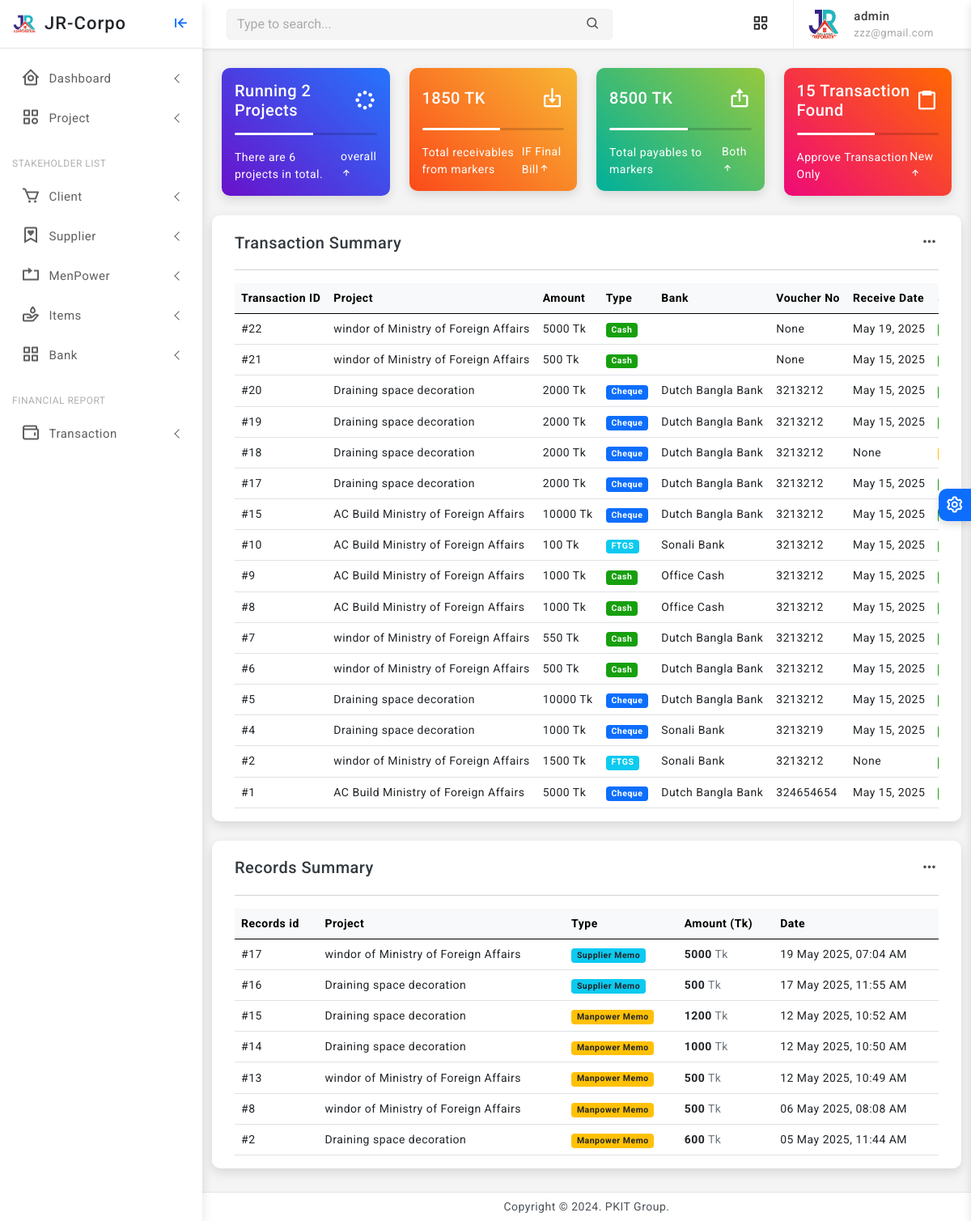
Page / (signed in) on the earlier database version.
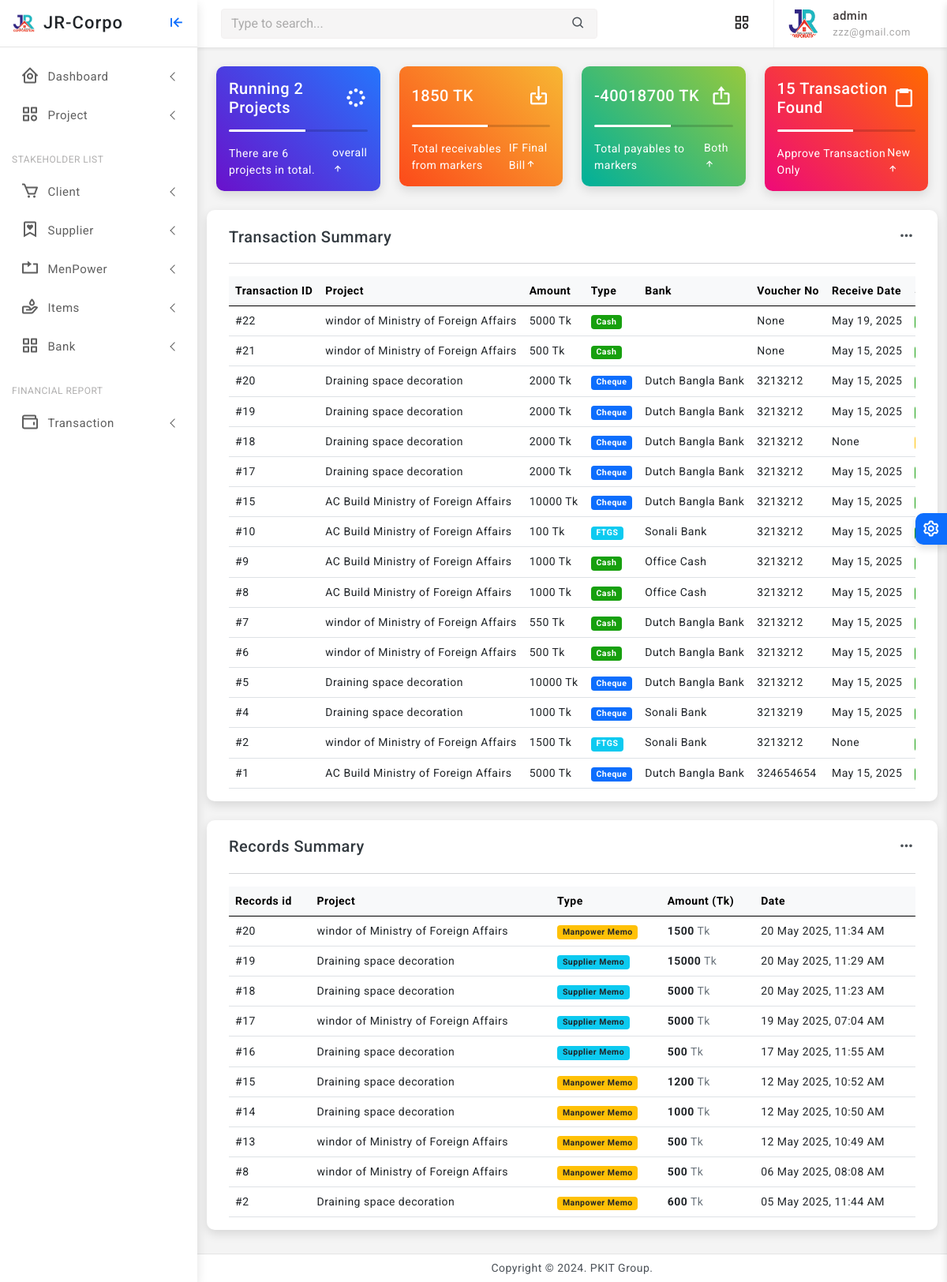
Same page on the later database version.
### finance/models.py (models this page shows, shortened)
class Transaction(models.Model):
    TYPE_CHOICES = [
        ('CASH', 'Cash'),
        ('CHEQUE', 'Cheque'),
        ('FTGS', 'FTGS'),
        ('OTHER', 'Other'),
    ]
    STATUS_CHOICES = [
        ('PENDING', 'Pending'),
        ('APPROVED', 'Approved'),
        ('CANCELLED', 'Cancelled'),
    ]
    project = models.ForeignKey('core.Project', on_delete=models.CASCADE, related_name='transactions')
    amount = models.PositiveIntegerField(help_text="Maximum allowed is 10,000,000 TK")
    type = models.CharField(max_length=10, choices=TYPE_CHOICES)
    bank = models.ForeignKey('Bank', on_delete=models.SET_NULL, null=True, blank=True, help_text="Only fill this if payment is not Cash.")
    voucher_no = models.CharField(max_length=100, null=True, blank=True,  help_text="Only fill this if payment is not Cash.")
    voucher_date = models.DateField(null=True, blank=True, help_text="Example: 2025-12-31")
    receive_date = models.DateField(null=True, blank=True)
    status = models.CharField(max_length=10, choices=STATUS_CHOICES, default='PENDING')
    company_account = models.ForeignKey('BankAccount', on_delete=models.PROTECT)
    created_at = models.DateTimeField(auto_now_add=True, help_text="Transaction creation timestamp")
    updated_at = models.DateTimeField(auto_now=True, help_text="Transaction last updated")
    class Meta:
        verbose_name = "Transaction"
        verbose_name_plural = "Transactions"
        ordering = ['-voucher_date']

class Bank(models.Model):
    name = models.CharField(max_length=100)

### core/models.py (models this page shows, shortened)
class Project(models.Model):
    STATUS_CHOICES = [
        ('RUNNING', 'Running'),
        ('TRIAL', 'Trial Period'),
        ('CLOSED', 'Closed'),
        ('OTHER', 'Other'),
    ]
    company = models.ForeignKey(Company, on_delete=models.CASCADE, related_name='projects')
    name = models.CharField(max_length=255)
    location = models.CharField(max_length=255)
    approximate_bill = models.PositiveIntegerField(default=0)
    current_cost = models.PositiveIntegerField(default=0, null=True, blank=True)
    final_bill = models.PositiveIntegerField(default=0, null=True, blank=True)
    current_paid = models.PositiveIntegerField(default=0, null=True, blank=True)
    created_at = models.DateTimeField(auto_now_add=True)
    updated_at = models.DateTimeField(auto_now=True)
    status = models.CharField(max_length=10, null=True, blank=True, choices=STATUS_CHOICES, default='RUNNING')

class Record(models.Model):
    memo = models.ForeignKey(
        'Memo',
        on_delete=models.CASCADE,
        null=True,
        blank=True,
        related_name='records'
    )
    manpower = models.ForeignKey(
        'ManpowerMemo',
        on_delete=models.CASCADE,
        null=True,
        blank=True,
        related_name='records'
    )
    project = models.ForeignKey('Project', on_delete=models.CASCADE)
    amount = models.PositiveIntegerField()
    created_at = models.DateTimeField(auto_now_add=True)

### accounts/views.py (the view)
# urls.py: path('', home_view, name='home'),
@login_required
def home_view(request):
    if request.user.is_staff:
        projects = Project.objects.filter(status='RUNNING').count()
        all_projects = Project.objects.all().count()
        all_transaction= Transaction.objects.filter(status='APPROVED').count()
        records = Record.objects.select_related('memo', 'manpower', 'project').order_by('-created_at')[:50]
        transactions = Transaction.objects.select_related('project', 'bank', 'company_account').order_by('-created_at')[:50]
        total_receivables = get_total_receivables_from_running_projects()
        total_market_due = get_total_market_payables()
        total_manpower_due = get_total_manpower_payables()
        total_all_due = total_market_due + total_manpower_due
        context = {'projects': projects,
                   'all_projects': all_projects,
                   'total_receivables': total_receivables,
                   'total_all_due':total_all_due,
                   'all_transaction': all_transaction,
                   'records': records,
                   'transactions': transactions,}
        return render(request, 'home_staff.html', context)
    else:
        return render(request, 'home.html')

### accounts/templates/home_staff.html (shortened to what this page needs)
{% extends 'partials/base0.html' %}
{% block content %}
    					<div class="row row-cols-1 row-cols-md-2 row-cols-xl-4">
						<div class="col">
							<div class="card radius-10 bg-gradient-deepblue">
							 <div class="card-body">
								<div class="d-flex align-items-center">
									<h5 class="mb-0 text-white">Running {{projects}} Projects</h5>
									<div class="ms-auto">
                                        <i class='bx bx-loader-circle bx-spin fs-3 text-white'></i>
									</div>
								</div>
								<div class="progress my-3 bg-light-transparent" style="height:3px;">
									<div class="progress-bar bg-white" role="progressbar" style="width: 55%" aria-valuenow="25" aria-valuemin="0" aria-valuemax="100"></div>
								</div>
								<div class="d-flex align-items-center text-white">
									<p class="mb-0">There are {{all_projects}} projects in total.</p>
									<p class="mb-0 ms-auto">overall<span><i class='bx bx-up-arrow-alt'></i></span></p>
								</div>
							</div>
						  </div>
						</div>
						<div class="col">
							<div class="card radius-10 bg-gradient-orange">
							<div class="card-body">
								<div class="d-flex align-items-center">
									<h5 class="mb-0 text-white">{{total_receivables}} TK</h5>
									<div class="ms-auto">
                                        <i class='bx bx-import fs-3 text-white'></i>
									</div>
								</div>
								<div class="progress my-3 bg-light-transparent" style="height:3px;">
									<div class="progress-bar bg-white" role="progressbar" style="width: 55%" aria-valuenow="25" aria-valuemin="0" aria-valuemax="100"></div>
								</div>
								<div class="d-flex align-items-center text-white">
									<p class="mb-0">Total receivables from markers</p>
									<p class="mb-0 ms-auto">IF Final Bill<span><i class='bx bx-up-arrow-alt'></i></span></p>
								</div>
							</div>
						  </div>
						</div>
						<div class="col">
							<div class="card radius-10 bg-gradient-ohhappiness">
							<div class="card-body">
								<div class="d-flex align-items-center">
									<h5 class="mb-0 text-white">{{total_all_due}} TK</h5>
									<div class="ms-auto">
                                      <i class='bx bx-export fs-3 text-white'></i>
									</div>
								</div>
								<div class="progress my-3 bg-light-transparent" style="height:3px;">
									<div class="progress-bar bg-white" role="progressbar" style="width: 55%" aria-valuenow="25" aria-valuemin="0" aria-valuemax="100"></div>
								</div>
								<div class="d-flex align-items-center text-white">
									<p class="mb-0">Total payables to markers</p>
									<p class="mb-0 ms-auto">Both<span><i class='bx bx-up-arrow-alt'></i></span></p>
								</div>
							</div>
						</div>
						</div>
						<div class="col">
							<div class="card radius-10 bg-gradient-ibiza">
							 <div class="card-body">
								<div class="d-flex align-items-center">
									<h5 class="mb-0 text-white">{{all_transaction}} Transaction  Found </h5>
									<div class="ms-auto">
                                       <i class='bx bx-clipboard fs-3 text-white'></i>
									</div>
								</div>
								<div class="progress my-3 bg-light-transparent" style="height:3px;">
									<div class="progress-bar bg-white" role="progressbar" style="width: 55%" aria-valuenow="25" aria-valuemin="0" aria-valuemax="100"></div>
								</div>
								<div class="d-flex align-items-center text-white">
									<p class="mb-0">Approve Transaction Only</p>
									<p class="mb-0 ms-auto">New<span><i class='bx bx-up-arrow-alt'></i></span></p>
								</div>
							</div>
						 </div>
						</div>
					</div>
				<div class="row">
					<div class="card radius-10">
						<div class="card-body">
							<div class="d-flex align-items-center">
								<div>
									<h5 class="mb-0">Transaction Summary</h5>
								</div>
								<div class="font-22 ms-auto"><i class="bx bx-dots-horizontal-rounded"></i>
								</div>
							</div>
							<hr>
							<div class="table-responsive">
				<table class="table align-middle mb-0">
					<thead class="table-light">
						<tr>
							<th>Transaction ID</th>
							<th>Project</th>
							<th>Amount</th>
							<th>Type</th>
							<th>Bank</th>
							<th>Voucher No</th>
							<th>Receive Date</th>
							<th>Status</th>
						</tr>
					</thead>
					<tbody>
						{% for txn in transactions %}
						<tr>
							<td>#{{ txn.id }}</td>
							<td>{{ txn.project.name }}</td>
							<td>{{ txn.amount }} Tk</td>
							<td>
								<span class="badge
									{% if txn.type == 'CASH' %} bg-success
									{% elif txn.type == 'CHEQUE' %} bg-primary
									{% elif txn.type == 'FTGS' %} bg-info
									{% elif txn.type == 'OTHER' %} bg-warning
									{% else %} bg-secondary {% endif %}">
									{{ txn.get_type_display }}
								</span>
							</td>
							<td>{{ txn.bank.name }}</td>
							<td>{{ txn.voucher_no }}</td>
							<td>{{ txn.receive_date }}</td>
							<td>
							</td>
						</tr>
						{% empty %}
						<tr>
							<td colspan="8" class="text-center">No transactions found</td>
						</tr>
						{% endfor %}
					</tbody>
				</table>
			</div>
						</div>
					</div>
					<div class="card radius-10">
						<div class="card-body">
							<div class="d-flex align-items-center">
								<div>
									<h5 class="mb-0">Records Summary</h5>
								</div>
								<div class="font-22 ms-auto"><i class="bx bx-dots-horizontal-rounded"></i>
								</div>
							</div>
							<hr>
							<div class="table-responsive">
								<table class="table align-middle mb-0">
									<thead class="table-light">
										<tr>
											<th>Records id</th>
											<th>Project</th>
											<th>Type</th>
											<th>Amount (Tk)</th>
											<th>Date</th>
										</tr>
									</thead>
									<tbody>
										{% for record in records %}
										<tr >
											<td>#{{ record.id }}</td>
											<td>
												{{ record.project.name }}
											</td>
											<td>
												{% if record.memo %}
													<span class="badge bg-info text-dark">Supplier Memo</span>
												{% elif record.manpower %}
													<span class="badge bg-warning text-dark">Manpower Memo</span>
												{% else %}
													<span class="badge bg-secondary">N/A</span>
												{% endif %}
											</td>
											<td><strong>{{ record.amount }}</strong> <span class="text-muted">Tk</span></td>
											<td>
												<span class="text-nowrap">{{ record.created_at|date:"d M Y, h:i A" }}</span>
											</td>
										</tr>
										{% empty %}
										<tr>
											<td colspan="5" class="text-center text-muted">No records found</td>
										</tr>
										{% endfor %}
									</tbody>
								</table>
							</div>
						</div>
					</div>
{% endblock %}

### templates/partials/base0.html (shortened to what this page needs)
<!doctype html>
<html lang="en">
{% load static %}
<head>
	<link href="{% static 'assets/plugins/vectormap/jquery-jvectormap-2.0.2.css' %}" rel="stylesheet"/>
	<link href="{% static 'assets/plugins/simplebar/css/simplebar.css' %}" rel="stylesheet" />
	<link href="{% static 'assets/plugins/perfect-scrollbar/css/perfect-scrollbar.css' %}" rel="stylesheet" />
	<link href="{% static 'assets/plugins/metismenu/css/metisMenu.min.css' %}" rel="stylesheet" />
	<link href="{% static 'assets/css/pace.min.css' %}" rel="stylesheet" />
	<link href="{% static 'assets/css/bootstrap.min.css' %}" rel="stylesheet">
	<link href="{% static 'assets/css/app.css' %}" rel="stylesheet">
	<link href="{% static 'assets/css/icons.css' %}" rel="stylesheet">
	<link rel="stylesheet" href="{% static 'assets/css/dark-theme.css' %}" />
	<link rel="stylesheet" href="{% static 'assets/css/semi-dark.css' %}" />
	<link rel="stylesheet" href="{% static 'assets/css/header-colors.css' %}" />
		<link rel="stylesheet" href="https://use.fontawesome.com/releases/v5.15.2/css/all.css"
>
</head>
<body>
	<div class="wrapper">
		<div class="sidebar-wrapper" data-simplebar="true">
			<div class="sidebar-header">
				<div>
					<img src="{% static 'assets/images/jr.png' %} " class="logo-icon" alt="logo icon">
				</div>
				<div>
				<a href="{% url 'home' %}" class="text-decoration-none">
					<h4 class="logo-text text-dark">JR-Corpo</h4>
				</a>
				</div>
				<div class="toggle-icon ms-auto"><i class='bx bx-arrow-to-left'></i>
				</div>
			</div>
			<ul class="metismenu" id="menu">
				<li>
					<a href="javascript:;" class="has-arrow">
						<div class="parent-icon"><i class='bx bx-home-circle'></i>
						</div>
						<div class="menu-title">Dashboard</div>
					</a>
				</li>
				<li>
					<a href="javascript:;" class="has-arrow">
						<div class="parent-icon"><i class="bx bx-category"></i>
						</div>
						<div class="menu-title">Project</div>
					</a>
				</li>
				<li class="menu-label">Stakeholder List</li>
				<li>
					<a href="javascript:;" class="has-arrow">
						<div class="parent-icon"><i class='bx bx-cart'></i>
						</div>
						<div class="menu-title"> Client </div>
					</a>
				</li>
				<li>
					<a class="has-arrow" href="javascript:;">
						<div class="parent-icon"><i class='bx bx-bookmark-heart'></i>
						</div>
						<div class="menu-title">Supplier</div>
					</a>
				</li>
				<li>
					<a class="has-arrow" href="javascript:;">
						<div class="parent-icon"><i class="bx bx-repeat"></i>
						</div>
						<div class="menu-title">MenPower</div>
					</a>
				</li>
				<li>
					<a class="has-arrow" href="javascript:;">
						<div class="parent-icon"> <i class="bx bx-donate-blood"></i>
						</div>
						<div class="menu-title">Items</div>
					</a>
				</li>
				<li>
					<a class="has-arrow" href="javascript:;">
						<div class="parent-icon"><i class="bx bx-grid-alt"></i>
						</div>
						<div class="menu-title">Bank</div>
					</a>
				</li>
				<li class="menu-label">Financial Report</li>
				<li>
					<a class="has-arrow" href="javascript:;">
						<div class="parent-icon"><i class='bx bx-wallet'></i>
						</div>
						<div class="menu-title">Transaction </div>
					</a>
				</li>
			</ul>
		</div>
	<header>
			<div class="topbar d-flex align-items-center">
				<nav class="navbar navbar-expand">
					<div class="search-bar flex-grow-1">
						<div class="position-relative search-bar-box">
							<input type="text" class="form-control search-control" placeholder="Type to search..."> <span class="position-absolute top-50 search-show translate-middle-y"><i class='bx bx-search'></i></span>
						</div>
					</div>
					<div class="top-menu ms-auto">
						<ul class="navbar-nav align-items-center">
							<li class="nav-item dropdown dropdown-large">
								<a class="nav-link dropdown-toggle dropdown-toggle-nocaret" href="#" role="button" data-bs-toggle="dropdown" aria-expanded="false">	<i class='bx bx-category'></i>
								</a>
							</li>
						</ul>
					</div>
					<div class="user-box dropdown">
						<a class="d-flex align-items-center nav-link dropdown-toggle dropdown-toggle-nocaret" href="#" role="button" data-bs-toggle="dropdown" aria-expanded="false">
							<img src="{% static 'assets/images/jr.png' %}" class="user-img" alt="user avatar">
							<div class="user-info ps-3">
								<p class="user-name mb-0">{{ user.username }}</p>
								<p class="designattion mb-0">{{ user.email }}</p>
							</div>
						</a>
					</div>
				</nav>
			</div>
	</header>
		<div class="page-wrapper">
			<div class="page-content">
				{% block content %}
				{% endblock %}
			</div>
		</div>
		<footer class="page-footer">
			<p class="mb-0">Copyright © 2024. PKIT Group.</p>
		</footer>
	</div>
	<div class="switcher-wrapper">
		<div class="switcher-btn"> <i class='bx bx-cog bx-spin'></i>
		</div>
	</div>
</body>
</html>

Differences in the rows shown:
added Record: id "20", project.name "windor of Ministry of Foreign Affairs", shows "Manpower Memo", amount "1500", created_at "20 May 2025, 11:34 AM"
added Record: id "19", project.name "Draining space decoration", shows "Supplier Memo", amount "15000", created_at "20 May 2025, 11:29 AM"
added Record: id "18", project.name "Draining space decoration", shows "Supplier Memo", amount "5000", created_at "20 May 2025, 11:23 AM"
Other differences:
{{ total_all_due }}: "8500" → "-40018700"
